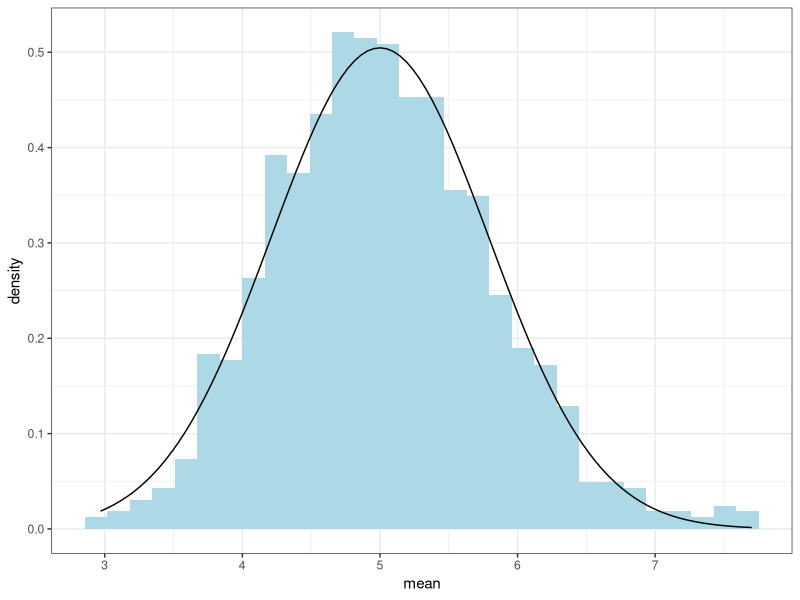
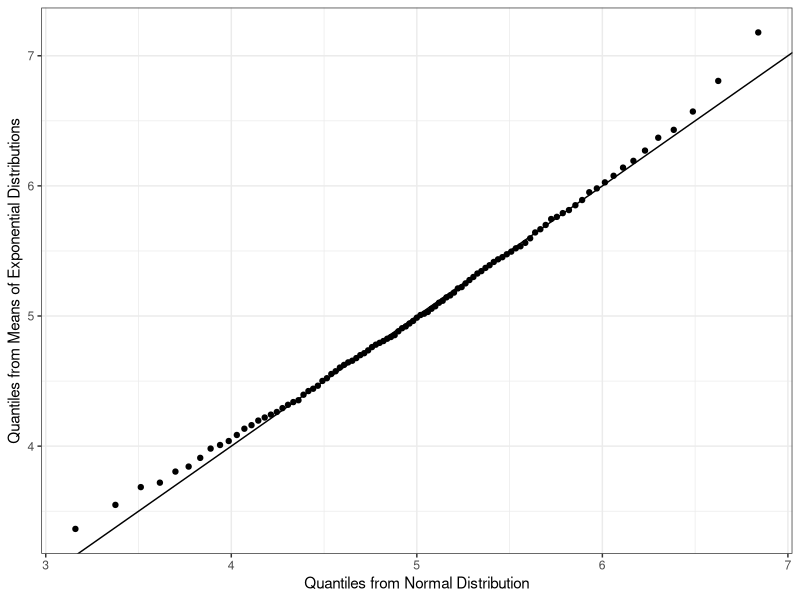

Source code (R) for these figures, in order:
## ---- chunk 1
library(knitr)
library(ggplot2)
opts_chunk$set(message=FALSE, warning=FALSE, echo=TRUE, eval=TRUE)
## ---- chunk 2
set.seed(1134)
expSampleMeans <- data.frame(mean=sapply(1:1000, function(x) mean(rexp(n=40, rate=0.2))))
## ---- chunk 3
expMean <- round(mean(expSampleMeans$mean), 3)
print(expMean)
expStdDev <- round(sd(expSampleMeans$mean), 3)
print(expStdDev)
## ---- chunk 4
ggplot(data=expSampleMeans) + 
    geom_histogram(aes(x=mean, y=..density..), fill="lightblue") + 
    stat_function(fun=dnorm, args=list(mean=5, sd=5/sqrt(40)), lw=2, col="black") +
    theme_bw()
## ---- chunk 5
quantiles <- data.frame(
    samples=quantile(expSampleMeans$mean, seq(0.01,0.99, by=0.01)), 
    normal.dist=qnorm(seq(0.01,0.99, by=0.01), mean=5, sd=0.791))
qplot(data=quantiles, x=normal.dist, y=samples) + 
    xlab("Quantiles from Normal Distribution") +
    ylab("Quantiles from Means of Exponential Distributions") +
    geom_abline(slope=1) + theme_bw()
